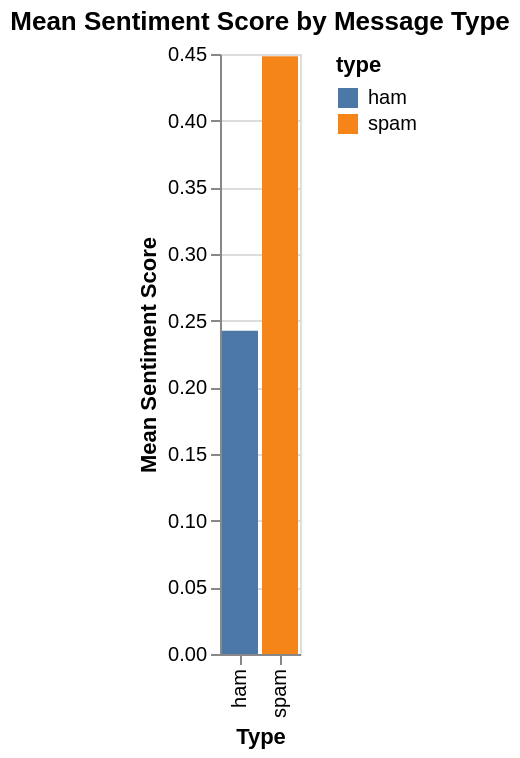

Notebook source saved alongside this figure:
### Code cell
# Redo graphs using Altair package
import altair as alt

# Prepare data for mean sentiment score by Message Type
dfg_type = df_output.groupby('Label')['sentiment_score'].mean().reset_index()
dfg_type['Label'] = dfg_type['Label'].astype(str).str.replace(r'\.0$', '', regex=True)

# Create the Altair bar chart for Sentiment Score by Type
chart_type = alt.Chart(dfg_type).mark_bar().encode(
    x=alt.X('Label:N', title='Type'), # Use :N for nominal (categorical) data
    y=alt.Y('sentiment_score:Q', title='Mean Sentiment Score'),
    color=alt.Color('Label:N', legend=alt.Legend(title="type")),
    tooltip=['Label', 'sentiment_score']
).properties(
    title='Mean Sentiment Score by Message Type'
).interactive()

chart_type

### Figure 1 — Vega-Lite specification as saved in the notebook (floating-point values rounded to 4 significant figures)
{"config": {"view": {"continuousWidth": 300, "continuousHeight": 300}}, "data": {"name": "data-f5232fb851f9ae99355ab97fa1baf476"}, "mark": {"type": "bar"}, "encoding": {"color": {"field": "Label", "legend": {"title": "type"}, "type": "nominal"}, "tooltip": [{"field": "Label", "type": "nominal"}, {"field": "sentiment_score", "type": "quantitative"}], "x": {"field": "Label", "title": "Type", "type": "nominal"}, "y": {"field": "sentiment_score", "title": "Mean Sentiment Score", "type": "quantitative"}}, "params": [{"name": "param_2", "select": {"type": "interval", "encodings": ["x", "y"]}, "bind": "scales"}], "title": "Mean Sentiment Score by Message Type", "$schema": "https://vega.github.io/schema/vega-lite/v5.20.1.json", "datasets": {"data-f5232fb851f9ae99355ab97fa1baf476": [{"Label": "ham", "sentiment_score": 0.2424}, {"Label": "spam", "sentiment_score": 0.4484}]}}
